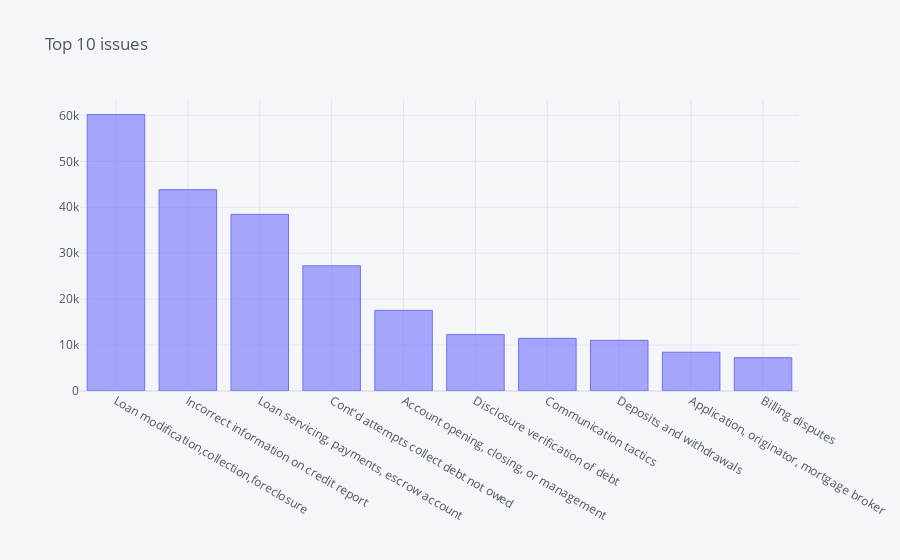

The notebook cell saved with this chart:
### Markdown cell above
### (2) Can you identify the top issues raised by consumers in this dataset?

### Code cell
sns.set(style='white')
complaints1['Issue'].str.strip("'").value_counts()[0:10].iplot(kind='bar',title='Top 10 issues',fontsize=14,color='#7070FF')

### Figure 1 — Plotly figure (JSON) as saved in the notebook; plotly's stock layout.template omitted (floating-point values rounded to 4 significant figures)
{"data": [{"marker": {"color": "rgba(112, 112, 255, 0.6)", "line": {"color": "rgba(112, 112, 255, 1.0)", "width": 1}}, "name": "Issue", "orientation": "v", "text": "", "type": "bar", "x": ["Loan modification,collection,foreclosure", "Incorrect information on credit report", "Loan servicing, payments, escrow account", "Cont'd attempts collect debt not owed", "Account opening, closing, or management", "Disclosure verification of debt", "Communication tactics", "Deposits and withdrawals", "Application, originator, mortgage broker", "Billing disputes"], "y": [60185, 43825, 38456, 27266, 17557, 12283, 11457, 11028, 8441, 7244]}], "layout": {"legend": {"bgcolor": "#F5F6F9", "font": {"color": "#4D5663"}}, "paper_bgcolor": "#F5F6F9", "plot_bgcolor": "#F5F6F9", "title": {"font": {"color": "#4D5663"}, "text": "Top 10 issues"}, "xaxis": {"gridcolor": "#E1E5ED", "showgrid": true, "tickfont": {"color": "#4D5663"}, "title": {"font": {"color": "#4D5663"}, "text": ""}, "zerolinecolor": "#E1E5ED"}, "yaxis": {"gridcolor": "#E1E5ED", "showgrid": true, "tickfont": {"color": "#4D5663"}, "title": {"font": {"color": "#4D5663"}, "text": ""}, "zerolinecolor": "#E1E5ED"}}}
